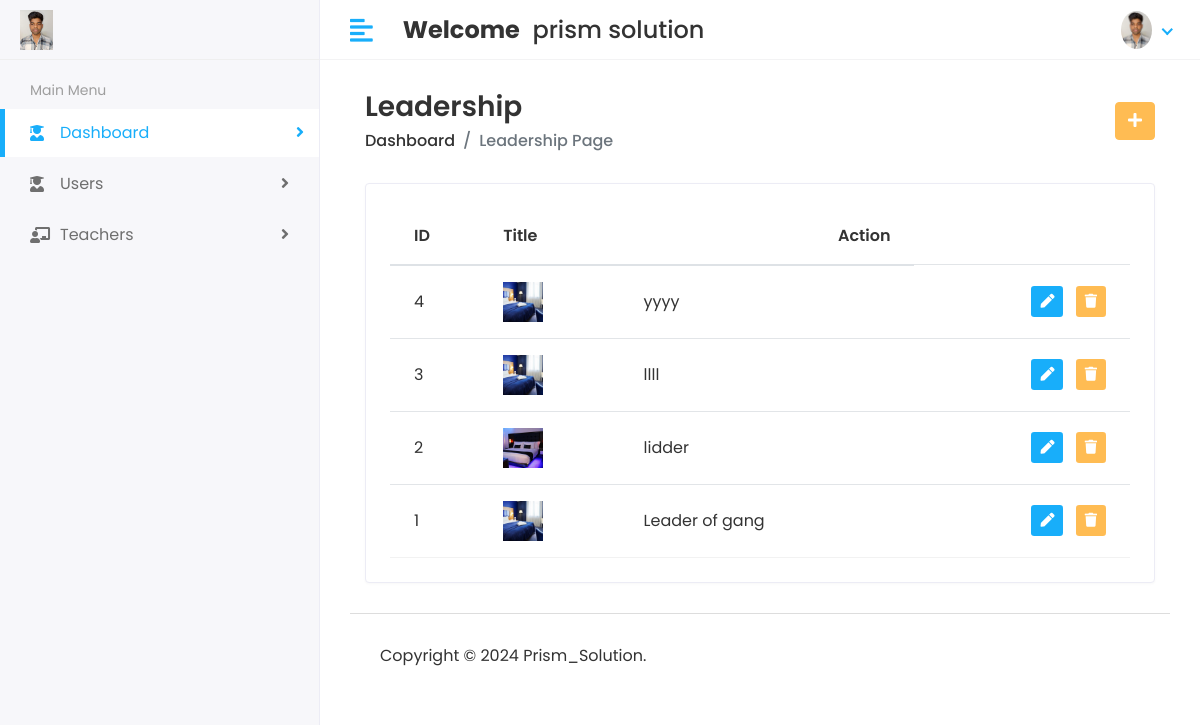
Page /User/Leadership (signed in) on the committed database.
### app/models.py (models this page shows, shortened)
class CustomUser(AbstractUser):
    USER = (
        (1,'HOD'),
        (2,'User1'),
    )
    user_type = models.CharField(choices=USER,max_length=50,default=1)
    profile_pic = models.ImageField(upload_to='media/profile_pic')

class Leadership(models.Model):
    feured_image = models.ImageField(upload_to='Images')
    title = models.CharField(max_length=200)
    content = RichTextField()

### Bappa/User_Views.py (the view)
# urls.py: path('User/Leadership',User_Views.User_Leadership,name='user_leadership'),
@login_required(login_url='/')
def User_Leadership(request):
    leadership = Leadership.objects.all().order_by('-id')[0:6]
    context = {
        'leadership': leadership
    }
    return render(request,'Leadership/leadership.html',context)

### app/templates/Leadership/leadership.html (shortened to what this page needs)
{% extends 'base.html' %}
{% block content %}
<div class="content container-fluid">
    <div class="page-header">
       <div class="row align-items-center">
          <div class="col">
             <h3 class="page-title">Leadership</h3>
             <ul class="breadcrumb">
                <li class="breadcrumb-item"><a href="index.html">Dashboard</a></li>
                <li class="breadcrumb-item active">Leadership Page</li>
             </ul>
          </div>
          <div class="col-auto text-right float-right ml-auto">
            <a href="{% url 'add_leadership' %}" class="btn btn-primary"><i class="fas fa-plus"></i></a>
         </div>
       </div>
    </div>
    <div class="row">
       <div class="col-sm-12">
          <div class="card card-table">
             <div class="card-body">
                <div class="table-responsive">
                   <table class="table table-hover table-center mb-0 datatable">
                      <thead>
                         <tr>
                            <th>ID</th>
                            <th>Title</th>
                            <th class="text-right">Action</th>
                         </tr>
                      </thead>
                      <tbody>
                        {% for i in leadership %}
                         <tr>
                            <td>{{i.id}}</td>
                            <td>
                               <h2 class="table-avatar">
                                  <a href="student-details.html" class="avatar avatar-sm mr-2"><img class="avatar-img runded-circle" src="/{{i.feured_image}}" alt="User Image"></a>
                               </h2>
                            </td>
                            <td>{{i.title}}</td>
                            <td class="text-right">
                               <div class="actions">
                                  <a href="{% url 'edit_leadership' i.id %}" class="btn btn-sm bg-success-light mr-2">
                                  <i class="fas fa-pen"></i>
                                  </a>
                                <a href="{% url 'Delete_leadership' i.id %}" class="btn btn-sm bg-danger-light">
                                <i class="fas fa-trash"></i>
                                </a>
                               </div>
                            </td>
                         </tr>
                         {% endfor %}
                      </tbody>
                   </table>
                </div>
             </div>
          </div>
       </div>
    </div>
 </div>
{% endblock %}

### app/templates/header1.html (shortened to what this page needs)
{% load static %}
<div class="header">
    <div class="header-left">
       <a href="{% url 'index' %}" class="logo">
       <img src="/{{user.profile_pic}}" alt="Logo">
       </a>
    </div>
    <a href="javascript:void(0);" id="toggle_btn">
    <i class="fas fa-align-left"></i>
    </a>
    <div class="top-nav-search mt-3">
       <h4><strong>Welcome</strong>&nbsp;<span> {{user.first_name}} {{ user.last_name }}</span></h4>
    </div>
    <ul class="nav user-menu">
       <li class="nav-item dropdown has-arrow">
          <a href="#" class="dropdown-toggle nav-link" data-toggle="dropdown">
          <span class="user-img"><img class="rounded-circle" src="/{{user.profile_pic}}" width="31" alt="{{user.first_name}} {{ user.last_name }}"></span>
          </a>
       </li>
    </ul>
 </div>

### static/assets/css/style.css (style rules this page uses)
html { height: 100%; }
body { background-color: #fff; color: #333; font-family: 'Poppins', sans-serif; font-size: 1rem; height: 100%; line-height: 1.5; overflow-x: hidden; }
h1, h2, h3, h4, h5, h6 { font-family: 'Poppins', sans-serif; margin-top: 0; }
a { color: #009ce7; }
input, button, a { transition: all 0.4s ease; -moz-transition: all 0.4s ease; -o-transition: all 0.4s ease; -ms-transition: all 0.4s ease; -webkit-transition: all 0.4s ease; }
ul, ol { padding: 0px; list-style: none; }
.table { color: #333; max-width: 100%; margin-bottom: 0; width: 100%; }
table.table td h2 { display: inline-block; font-size: inherit; font-weight: 400; margin: 0; padding: 0; vertical-align: middle; }
table.table td h2.table-avatar { align-items: center; display: inline-flex; font-size: inherit; font-weight: 400; margin: 0; padding: 0; vertical-align: middle; white-space: nowrap; }
table.table td h2 a { color: #333; }
.table thead tr th { font-weight: 600; }
.table tbody tr { border-bottom: 1px solid rgba(0, 0, 0, 0.05); }
.table.table-center td, .table.table-center th { vertical-align: middle; }
.card-table .card-body .table > thead > tr > th { border-top: 0; }
.card-table .card-body .table tr td:first-child, .card-table .card-body .table tr th:first-child { padding-left: 1.5rem; }
.card-table .card-body .table tr td:last-child, .card-table .card-body .table tr th:last-child { padding-right: 1.5rem; }
.card-table .table td, .card-table .table th { border-top: 1px solid #e2e5e8; padding: 1rem 0.75rem; white-space: nowrap; }
.btn-primary { background-color: #FFBC53; border: 1px solid #FFBC53; }
.card { border: 1px solid #ececf5; box-shadow: 0 1px 3px 0 rgba(0, 0, 0, 0.03); margin-bottom: 1.875rem; }
.card-body { padding: 1.5rem; }
.bg-danger-light { background-color:#FFBC53 !important; color:#fff !important; }
.bg-success-light { background-color: #18aefa; color: #fff; }
.avatar { position: relative; display: inline-block; width: 3rem; height: 3rem }
.avatar > img { width: 100%; height: 100%; -o-object-fit: cover; object-fit: cover; }
.avatar-sm { width: 2.5rem; height: 2.5rem; }
.header { background-color: #fff; border-bottom: 1px solid #f3f3f4; left: 0; position: fixed; right: 0; top: 0; z-index: 1001; height: 60px; }
.header .header-left { float: left; height: 60px; padding: 0 20px; position: relative; width: 320px; z-index: 1; transition: all 0.2s ease-in-out; background-color: #f7f7fa; border-bottom: 1px solid #efefef; border-right: 1px solid #ececf5; display: flex; align-items: center; }
.header .header-left .logo { display: inline-block; line-height: 60px; }
.header .header-left .logo img { max-height: 40px; width: auto; }
.header .dropdown-toggle:after { display: none; }
.header .has-arrow .dropdown-toggle:after { border-top: 0; border-left: 0; border-bottom: 2px solid #18aefa; border-right: 2px solid #18aefa; content: ''; height: 8px; display: inline-block; pointer-events: none; -webkit-transform-origin: 66% 66%; -ms-transform-origin: 66% 66%; transform-origin: 66% 66%; -webkit-transform: rotate(45deg); -ms-transform: rotate(45deg); transform: rotate(45deg); -webkit-transition: all 0.15s ease-in-out; transition: all 0.15s ease-in-out; width: 8px; vertical-align: 0px; }
.user-menu { float: right; margin: 0; position: relative; z-index: 99; padding-right: 15px; }
.user-menu.nav > li > a { color: #a0a0a0; font-size: 14px; line-height: 58px; padding: 0 15px; height: 60px; }
.user-img { margin-right: 3px; position: relative; }
.top-nav-search { float: left; margin-left: 15px; }
.page-header { margin-bottom: 1.875rem; }
.page-header .breadcrumb { background-color: transparent; color: #6c757d; font-size: 1rem; font-weight: 500; margin-bottom: 0; padding: 0; }
.page-header .breadcrumb a { color: #333; }
.page-title { font-size: 28px; font-weight: 600; color: #333; margin-bottom: 5px; }
@media (min-width: 992px) { #toggle_btn { align-items: center; color: #18aefa; display: inline-flex; float: left; font-size: 26px; height: 60px; justify-content: center; margin-left: 15px; padding: 0 15px; } }

### rows in the picture
CustomUser: profile_pic (picture), first_name "prism", last_name "solution"
Leadership: id "4", feured_image (picture), title "yyyy"
Leadership: id "3", feured_image (picture), title "llll"
Leadership: id "2", feured_image (picture), title "lidder"
Leadership: id "1", feured_image (picture), title "Leader of gang"
